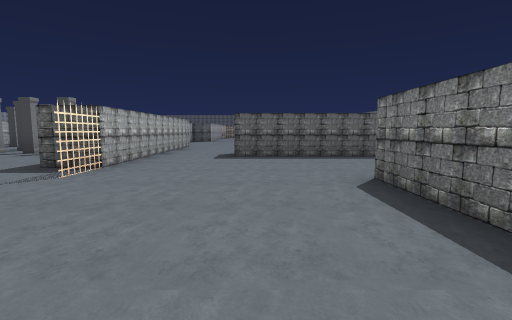
View 1 (above)

24 first-person views from a walk through a scene from a Unity 3-D project. The camera is 1.2 m above the floor, tilts 6° down and sees 85° across. The floor is counted in squares, 2 m on a side. Each view is taken from the middle of a square. On the plan, view 1 faces up. The plan holds only what a view shows up to about 9 squares ahead; the rest is blank. Some animated figures are not drawn.

View 2
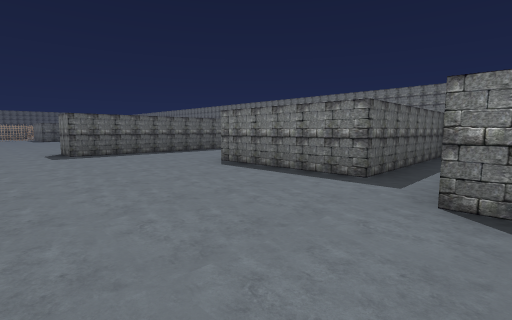

View 3
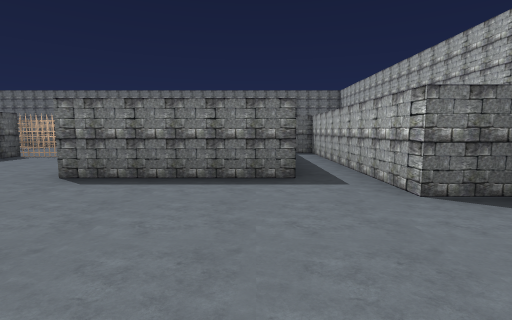

View 4
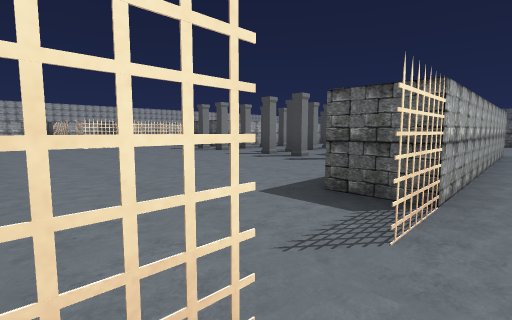

View 5
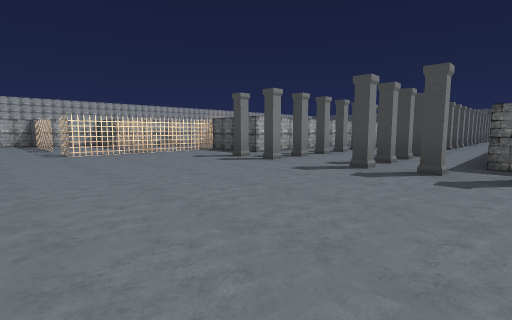

View 6
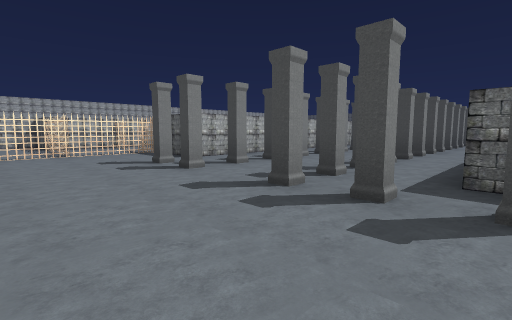

View 7
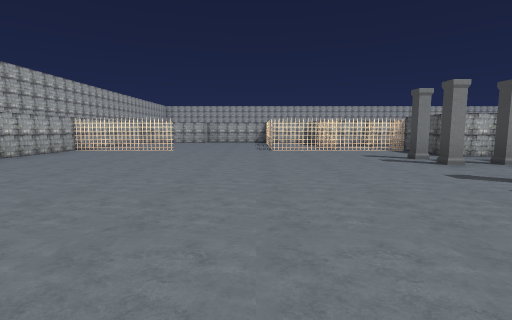

View 8
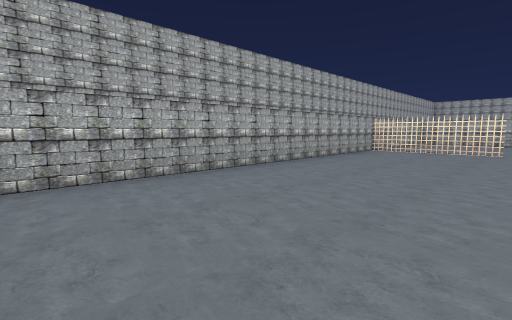

View 9
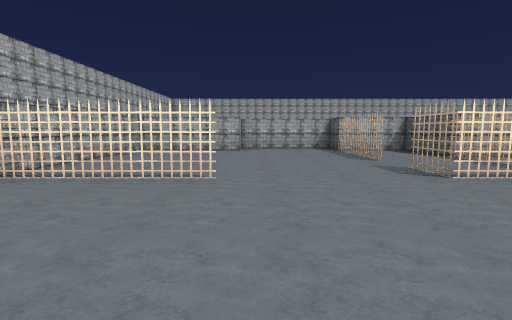

View 10
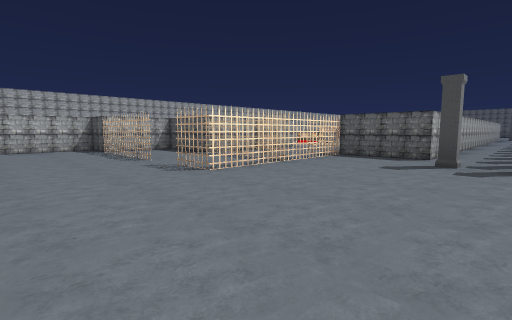

View 11
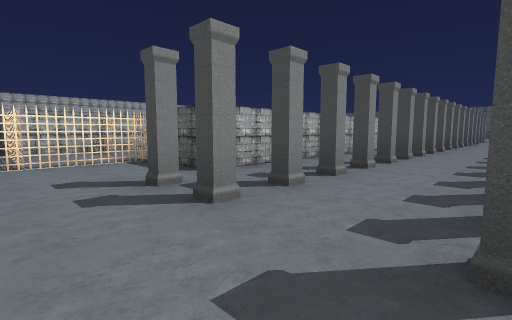

View 12
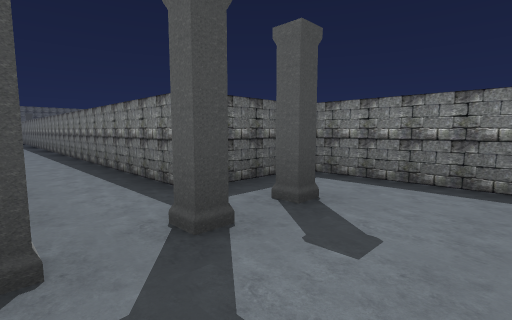

View 13
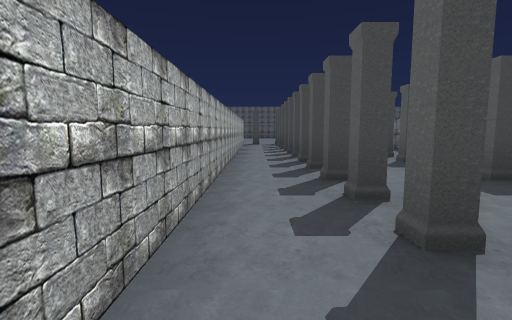

View 14
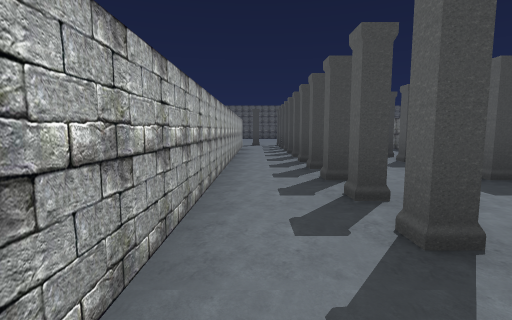

View 15
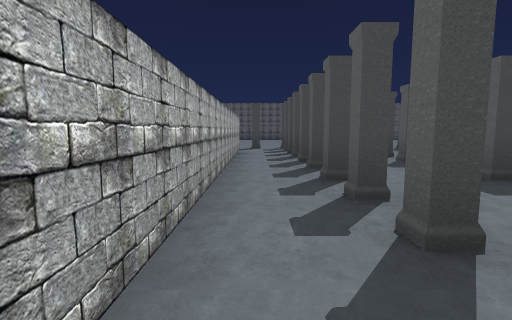

View 16
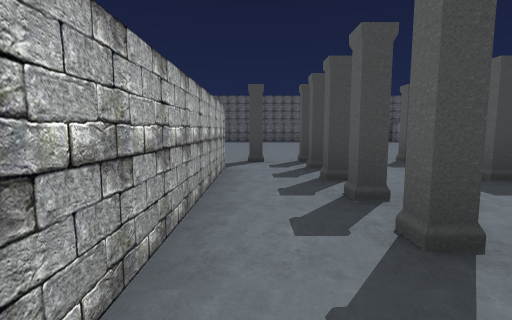

View 17
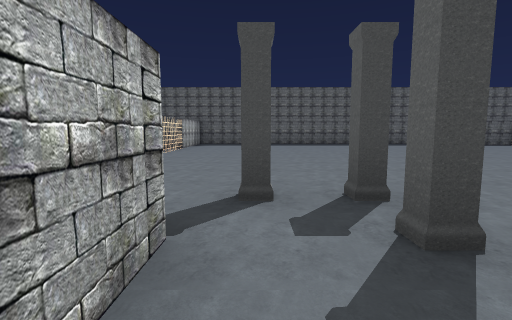

View 18
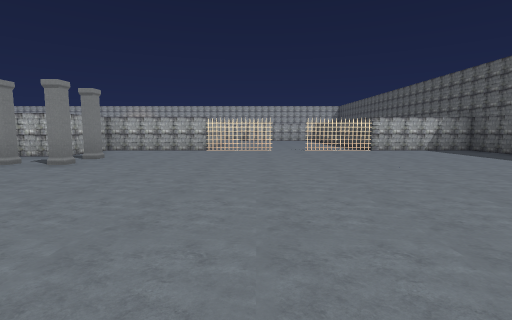

View 19
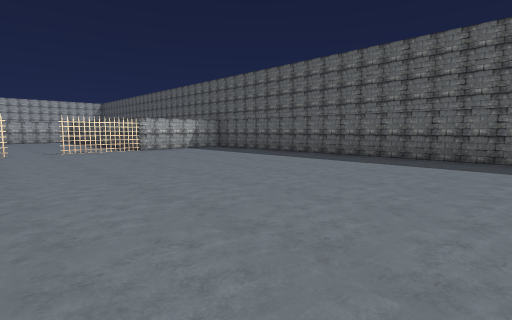

View 20
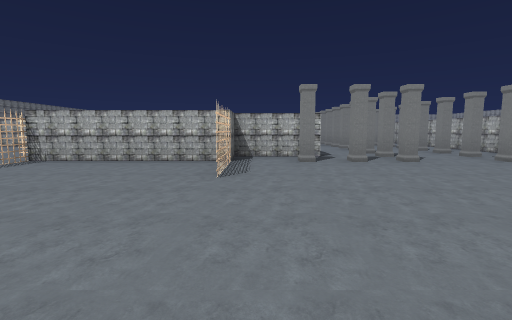

View 21
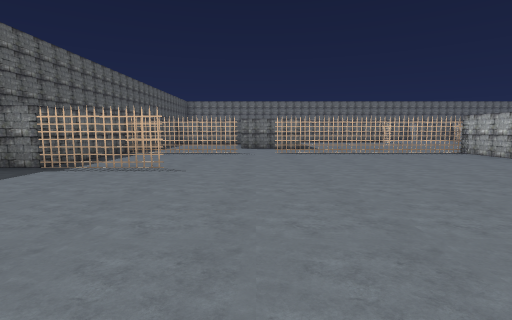

View 22
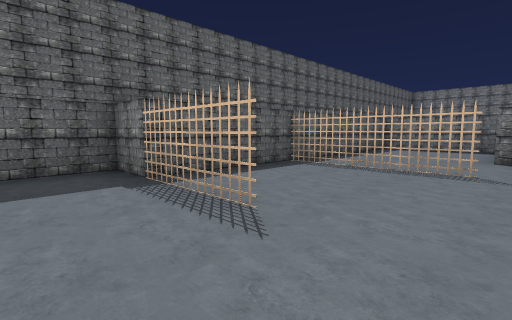

View 23
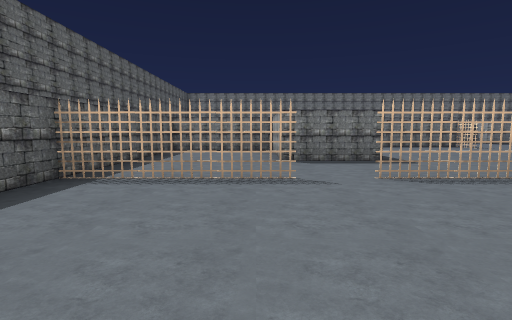

View 24
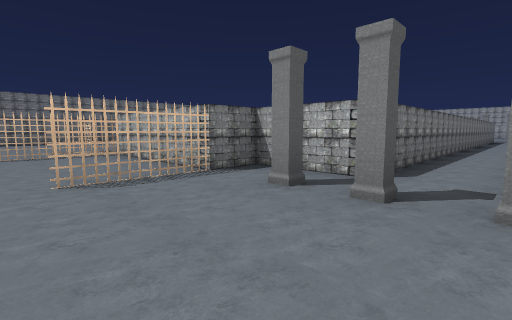

### Floor plan
Key: @ floor where view 1 was taken; # wall or solid block; . floor; = window, fence, low wall or low ledge; P pillar.
Columns run from 19 left of view 1 to 6 right of it. Each row starts with its distance up from view 1.
 35       ###########
 34       #.........##########
 33       #.........=..=.....#
 32       #.........=..=.....#
 31       =............=.....#
 30      .=...............####
 29      ..............=..#
 28       =............=....
 27       =............=....
 26       #........=...=....
 25       #........=...=....
 24       #.#PP.PPP=####..
 23       ###.P.P.###  #=.
 22         #.P.P.#
 21         #.P.P.#
 20         #.P.P.#
 19         #.P.P.#
 18         #.P.P.#
 17         #.P.P.#
 16         #.P.P.#
 15         #.P.P.#
 14         #.P.P.#
 13         #.P.P.#
 12         #.P.P.#
 11         #.P.P.#
 10    #    #.P.P.###..
  9    #..=##.P.P.###...
  8    #=.=...P.P...#...
  7   ##=.=..PP.PPP.#..#####.
  6  #..===.........#......=.
  5  #....=.........#.......
  4 ##===.=.........=......
  3 #....................#
  2 #...............=....#
  1  #....=......... ....#####
  0  # ...=......... ..@.....#
 -1  # ...=......... ...######
 -2   ##############

Where each view was taken, in squares from view 1:
view 1: 0 up, 0 right, facing up
view 2: 1 down, 2 left, facing up-right
view 3: 1 up, 2 left, facing right
view 4: 2 up, 2 left, facing up-left
view 5: 3 up, 5 left, facing up-left
view 6: 5 up, 5 left, facing up-left
view 7: 4 up, 4 left, facing left
view 8: 2 up, 4 left, facing down-left
view 9: 2 up, 9 left, facing left
view 10: 2 up, 9 left, facing up-left
view 11: 6 up, 7 left, facing up-left
view 12: 6 up, 7 left, facing up-right
view 13: 12 up, 10 left, facing up
view 14: 13 up, 10 left, facing up
view 15: 15 up, 10 left, facing up
view 16: 19 up, 10 left, facing up
view 17: 22 up, 10 left, facing up
view 18: 28 up, 4 left, facing left
view 19: 28 up, 4 left, facing up-left
view 20: 30 up, 4 left, facing down
view 21: 30 up, 7 left, facing right
view 22: 30 up, 4 left, facing up-right
view 23: 31 up, 3 left, facing right
view 24: 27 up, 7 left, facing down-right
